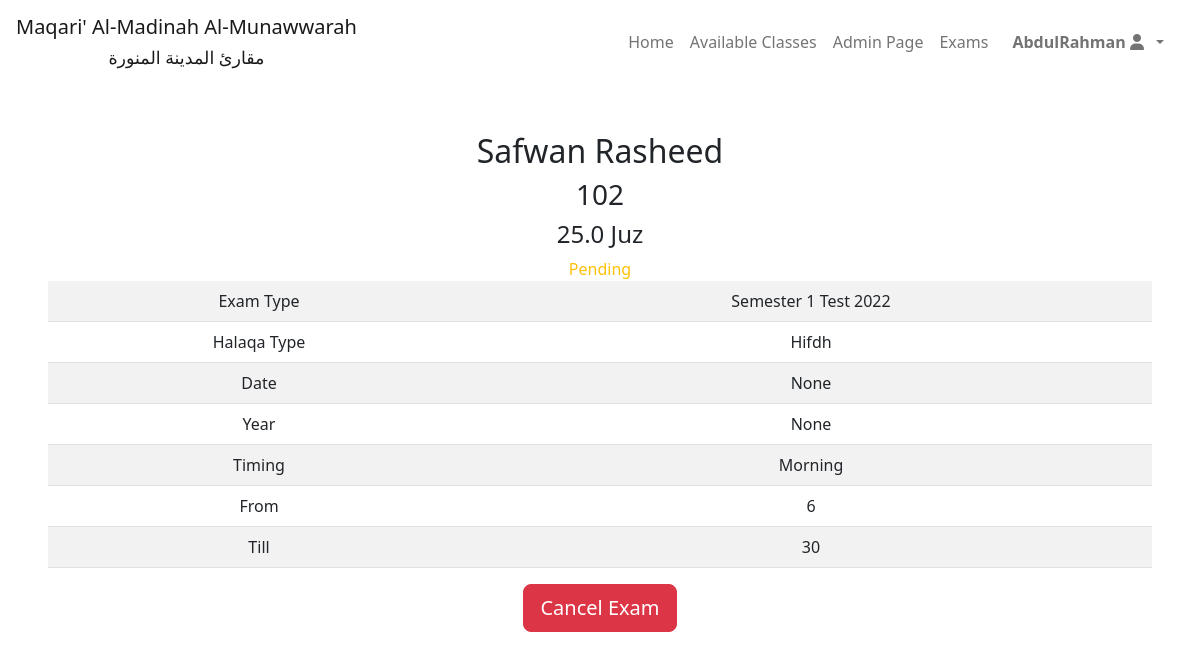
Page /show_exam_details/3 (signed in) on the committed database.
### account/models.py (models this page shows, shortened)
class Account(AbstractBaseUser,PermissionsMixin):
    Genders=[
        ("Male","Male"),
        ("Female","Female")
    ]
    email = models.EmailField(verbose_name="email", max_length=60, unique=True)
    username = models.CharField(max_length=30, unique=False)
    last_name = models.CharField(max_length=25)
    gender = models.CharField(max_length=7,choices=Genders,default = "Male")
    phone_num = PhoneNumberField(blank=True)
    current_residence = CountryField(null =True , blank = True)
    nationality = CountryField(null =True , blank = True)
    date_joined = models.DateTimeField(verbose_name="date joined", auto_now_add=True)
    last_login = models.DateTimeField(verbose_name="last login", auto_now=True)
    is_active = models.BooleanField(default=True)
    is_admin = models.BooleanField(default=False)
    is_staff = models.BooleanField(default=False)
    is_superuser = models.BooleanField(default=False)
    is_teacher = models.BooleanField(default=False)
    is_examiner = models.BooleanField(default=False)
    is_supervisor = models.BooleanField(default=False)
    years_of_experience = models.IntegerField(blank=True ,null = True)
    qualifications = models.TextField(max_length=500,blank=True ,null=True)
    profile_image = models.URLField(default="https://www.freeiconspng.com/thumbs/account-icon/account-icon-33.png")
    USERNAME_FIELD = "email"
    REQUIRED_FIELDS = [
        'username',
    ]
    objects = MyAccountManager()
    class Meta:
        unique_together = ('username','last_name','email')
    def get_full_name(self):
        full_name = "%s %s" % (self.username, self.last_name)
        return full_name.strip()

### maqari/models.py (models this page shows, shortened)
class Exam(models.Model):
    ratings=[
        ("Excellent","Excellent"),
        ("Very_Good","Very Good"),
        ("Good","Good"),
        ("Fail","Fail"),
        ("Absent","Absent"),
        ("Pending","Pending"),
    ]
    student = models.ForeignKey(Account, null=True, on_delete=models.SET_NULL, related_name="student_exams")
    halaqa = models.ForeignKey(Halaqa,null=True,on_delete=models.SET_NULL,related_name="halaqa_exams")
    exam_type = models.ForeignKey(ExamType, null=True, on_delete=models.SET_NULL, related_name="exams_of_type")
    exam_halaqah_type = models.ForeignKey(HalaqaType,null=True,on_delete=models.SET_NULL,related_name="exams_of_halaqa_type")
    exam_date = models.DateField(null=True,blank=True)
    exam_year = models.IntegerField(null = True,blank=True)
    exam_timing = models.TextField(max_length=100)
    exam_from = models.CharField(max_length=50,null=True)
    exam_till = models.CharField(max_length=50,null=True)
    number_of_juz = models.FloatField(null=True)
    is_completed = models.BooleanField(default=False)
    examiner1 = models.ForeignKey(Account, blank=True,null=True, on_delete=models.PROTECT,related_name="Examiner1_exams")
    examiner2 = models.ForeignKey(Account, blank=True,null=True, on_delete=models.PROTECT,related_name="Examiner2_exams")
    rating = models.CharField(choices=ratings,max_length=50,default="Pending")
    total_marks_obtained = models.FloatField(blank=True,null=True)
    hifdh_marks_obtained = models.FloatField(blank=True,null=True)
    tajweed_marks_obtained = models.FloatField(blank=True,null=True)
    class Meta:
        unique_together = ('student','exam_type','exam_halaqah_type')

class Halaqa(models.Model):
    Genders=[
        ("Male","Male"),
        ("Female","Female")
    ]
    halaqa_number = models.IntegerField(unique=True)
    gender = models.CharField(max_length=7,choices=Genders,default = "Male")
    timings = models.TextField(max_length=100,blank=True)
    teacher = models.ForeignKey(Account, null = True, on_delete=models.SET_NULL,related_name="teacher_in_halaqaat")
    students = models.ManyToManyField(Account,blank=True,related_name="students_halaqa")
    supervisor = models.ForeignKey(Account, null = True, on_delete=models.SET_NULL, related_name="supervised_halaqaat")
    halaqa_type = models.ForeignKey(HalaqaType,null=True,on_delete=models.SET_NULL,related_name="halaqaat_of_type")
    halaqa_image_url = models.URLField(default='https://live.staticflickr.com/2139/2435364735_dc51a11e83.jpg')

class ExamType(models.Model):
    type_name = models.CharField(max_length=100)
    type_desc = models.TextField(max_length=500)
    is_open = models.BooleanField(default=False)
    total_marks = models.IntegerField()
    hifdh_marks = models.IntegerField(blank=True)
    tajweed_marks = models.IntegerField(blank=True)
    def __str__(self):
        return self.type_name

class HalaqaType(models.Model):
    type_name = models.CharField(max_length=100)
    type_desc = models.TextField(max_length = 500)
    def __str__(self):
        return str(self.type_name)

### maqari/views.py (the view)
# urls.py: path("show_exam_details/<int:exam_id>",show_exam_details,name="show_exam_details"),
def show_exam_details(request,exam_id):
    exam = Exam.objects.get(id = exam_id)
    user = request.user
    if not (user == exam.halaqa.teacher or user == exam.halaqa.supervisor or user == exam.student):
        return HttpResponse("You are not authorized to view this page", status=403)
    context = {}
    context['exam'] = exam
    context['pass_ratings'] = ['Excellent','Very Good','Good']
    context['fail_ratings'] = ['Fail','Absent','Pending']
    if request.user == exam.halaqa.teacher or request.user == exam.halaqa.supervisor:
        context['teacher_view'] = True
    else:
        context['teacher_view'] = False
    return render(request,"maqari/exam_details.html",context)

### maqari/templates/maqari/exam_details.html (shortened to what this page needs)
{% extends 'layout.html' %}
{% load static %}
{% block body %}
<div class="container-fluid text-center p-5">
    <h2>{{exam.student.get_full_name}}</h2>
    <h3>{{exam.halaqa.halaqa_number}}</h3>
    <h4>{{exam.number_of_juz}} Juz</h4>
    {% if exam.is_completed and exam.rating in pass_ratings %}
    <span class="text-success"> {{exam.rating}} </span>
    {% elif exam.is_completed and exam.rating in fail_ratings %}
    <span class="text-danger">{{exam.rating}}</span>
    {% else %}
    <span class="text-warning">{{exam.rating}}</span>
    {% endif %}
    <table class="table table-striped">
        <tr>
            <td>Exam Type</td>
            <td>{{exam.exam_type}}</td>
        </tr>
        <tr>
            <td>Halaqa Type</td>
            <td>{{exam.exam_halaqah_type}}</td>
        </tr>
        <tr>
            <td>Date</td>
            <td>{{exam.exam_date}}</td>
        </tr>
        <tr>
            <td>Year</td>
            <td>{{exam.exam_year}}</td>
        </tr>
        <tr>
            <td>Timing</td>
            <td>{{exam.exam_timing}}</td>
        </tr>
        <tr>
            <td>From</td>
            <td>{{exam.exam_from}}</td>
        </tr>
        <tr>
            <td>Till</td>
            <td>{{exam.exam_till}}</td>
        </tr>
    </table>
    {% if not exam.is_completed and teacher_view %}
    <form id="delete_form" action="{% url 'cancel_exam' %}" method="post">
        <button type="button" id="cancel_btn" class="btn btn-danger btn-lg">Cancel Exam</button>
    </form>
    {% endif %}
</div>
{% endblock %}

### maqari/templates/layout.html (shortened to what this page needs)
{% load static %}
<!DOCTYPE html>
<html lang="en">
<head>
    <link rel="stylesheet" href="{% static 'maqari/styles.css' %}">
    <link rel="stylesheet" href="{% static 'css/bootstrap.css' %}">
</head>
<body>
    <nav id="navbar" class="navbar navbar-expand-lg " style="z-index: 1;">
        <div class="container-fluid">
            <a class="navbar-brand text-center p-1" href="{% url 'index' %}" data-bs-toggle="tooltip" data-bs-placement="bottom"
                title="Go to Homepage">Maqari' Al-Madinah Al-Munawwarah <br>
            <small>مقارئ المدينة المنورة</small></a>
            <div class="collapse navbar-collapse" id="navbarSupportedContent">
                <span class="nav-item d-flex mx-3">
                    <ul class="navbar-nav me-auto mb-2 mb-lg-0">
                    <li class="nav-item">
                        <a class="nav-link english" href="{% url 'index' %}">Home</a>
                    </li>
                    <li class="nav-item">
                        <a class="nav-link english" href="{% url 'render_available_classes' %}">Available Classes</a>
                    </li>
                    {% if user.is_authenticated %}
                        {% if user.is_staff %}
                            <li class="nav-item">
                                <a class="nav-link english" href="/admin">Admin Page</a>
                            </li>
                        {% endif %}
                        {% if user.is_teacher %}
                            <li class="nav-item">
                                <a class="nav-link english" href="{% url 'show_exams' %}">Exams</a>
                            </li>
                        {% endif %}
                        <li class="nav-item dropdown">
                            <a class="nav-link dropdown-toggle" href="#" id="navbarDropdown" role="button"
                                data-bs-toggle="dropdown" aria-expanded="false"><span data-bs-toggle="tooltip"
                                    data-bs-placement="bottom" title="Dropdown">
                                    <strong class="px-2">{{user.username}}
                                        <i class="fa-solid fa-user"></i></strong></span></a>
                        </li>
                    </ul>
                    {% endif %}
                </span>
            </div>
        </div>
    </nav>
    {% block body %}
    {% endblock %}
</body>
</html>

### rows in the picture
Account: username "AbdulRahman"
Exam: student.get_full_name "Safwan Rasheed", halaqa.halaqa_number "102", number_of_juz "25.0", rating "Pending", exam_type "Semester 1 Test 2022", exam_halaqah_type "Hifdh", exam_date "None", exam_year "None", exam_timing "Morning", exam_from "6", exam_till "30"
